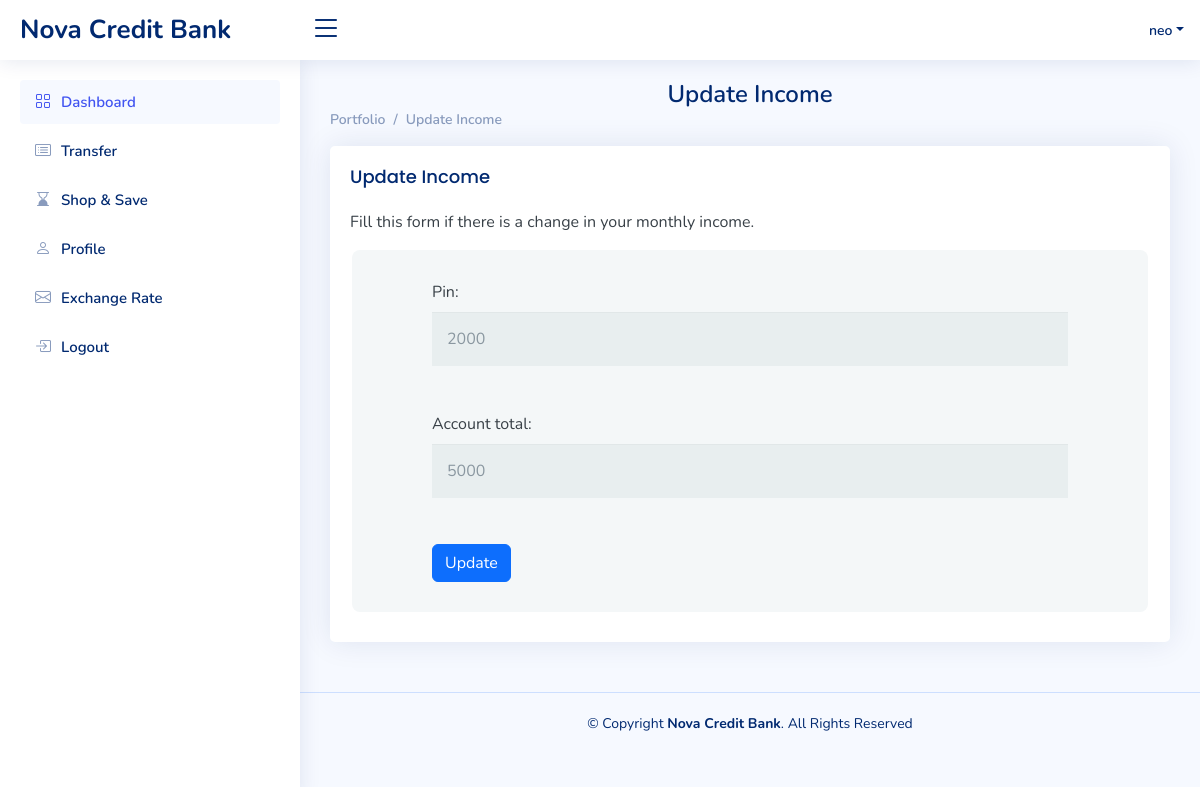
Page /update-income/ (signed in) on the earlier database version.
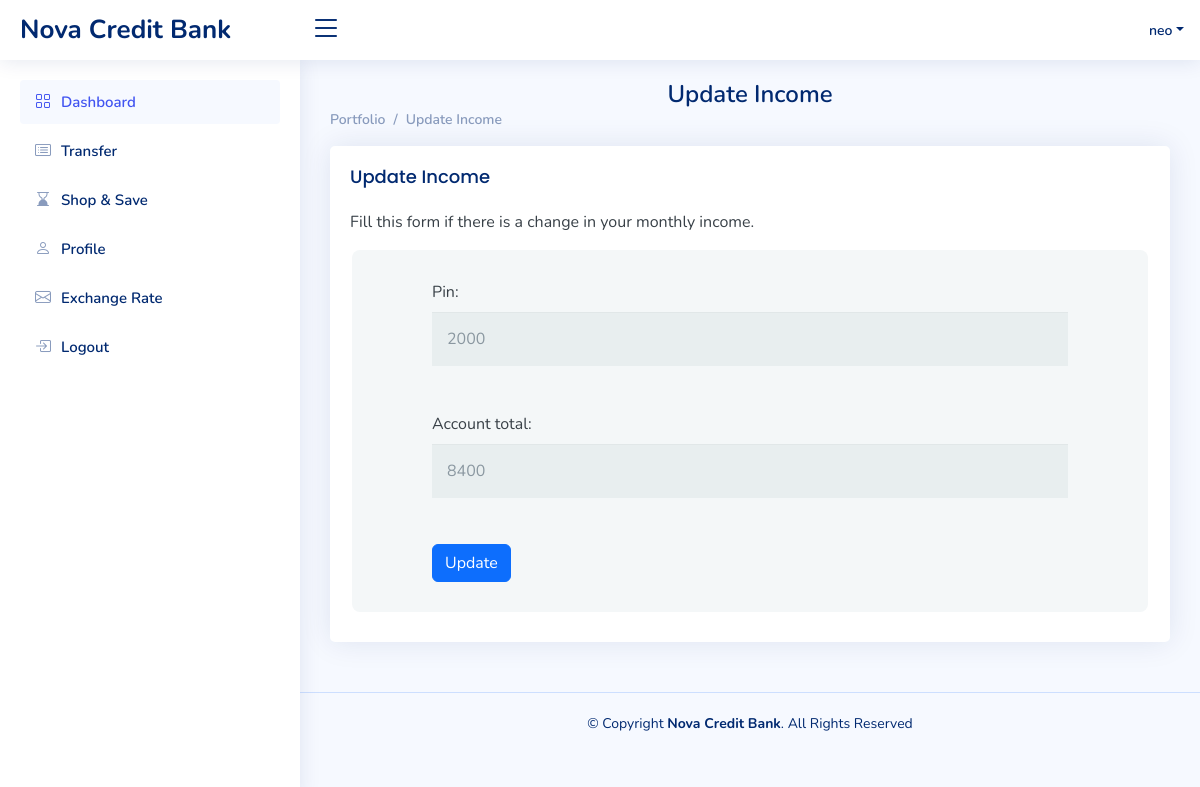
Same page on the later database version.
### novabank/models.py (models this page shows, shortened)
class Portfolio(models.Model):
    username= models.OneToOneField(User, on_delete=models.CASCADE, blank=True, null=True)
    first_name = models.CharField(max_length=500, blank= True, null = True)
    last_name = models.CharField(max_length=200, blank= True, null = True)
    city = models.CharField(max_length=200, blank= True, null = True)
    Country = models.CharField(max_length=200, blank= True, null = True)
    state = models.CharField(max_length=200, blank= True, null = True)
    address = models.CharField(max_length=200, blank= True, null = True)
    phone_number = models.IntegerField( blank= True, null = True)
    zipcode = models.IntegerField( blank= True, null = True)
    profile_image = models.ImageField(blank=True, null=True, upload_to="images/")
    account_total = models.IntegerField(blank= True, null = True)
    pin = models.IntegerField(null= True, blank= True)

### novabank/views.py (the view)
# urls.py: path('update-income/', views.updatebalance, name = 'updatebalance'),
def updatebalance(request):
    log_user = request.user.id
    portfolio_instance, created = Portfolio.objects.get_or_create(username=log_user)
    if request.method == 'POST':
        update_pin_form = PortfolioUpdateForm(request.POST, instance=portfolio_instance)
        if update_pin_form.is_valid():
            update_pin_form.save()
            messages.success(request, 'PIN and balance updated successfully.')
            return redirect('portfolio')
    else:
        update_pin_form = PortfolioUpdateForm(instance=portfolio_instance)
    return render(request, 'updatebalance.html', {'update_pin_form': update_pin_form})

### novabank/forms.py
class PortfolioUpdateForm(forms.ModelForm):
    class Meta:
        model = Portfolio
        fields = ['pin', 'account_total']

### novabank/templates/updatebalance.html (shortened to what this page needs)
{% load static %}
<!DOCTYPE html>
<html lang="en">
<head>
  <link href="{% static 'dashboard_assets/vendor/bootstrap/css/bootstrap.min.css' %}" rel="stylesheet">
  <link href="{% static 'dashboard_assets/vendor/bootstrap-icons/bootstrap-icons.css' %}" rel="stylesheet">
  <link href="{% static 'dashboard_assets/vendor/boxicons/css/boxicons.min.css' %}" rel="stylesheet">
  <link href="{% static 'dashboard_assets/vendor/quill/quill.snow.css' %}" rel="stylesheet">
  <link href="{% static 'dashboard_assets/vendor/quill/quill.bubble.css' %}" rel="stylesheet">
  <link href="{% static 'dashboard_assets/vendor/remixicon/remixicon.css' %}" rel="stylesheet">
  <link href="{% static 'dashboard_assets/vendor/simple-datatables/style.css' %}" rel="stylesheet">
  <link href="{% static 'dashboard_assets/css/style.css' %}" rel="stylesheet">
</head>
<body>
  <header id="header" class="header fixed-top d-flex align-items-center">
    <div class="d-flex align-items-center justify-content-between">
      <a href="{% url 'portfolio' %}" class="logo d-flex align-items-center">
        <span class="d-none d-lg-block">Nova Credit Bank</span>
      </a>
      <i class="bi bi-list toggle-sidebar-btn"></i>
    </div>
    <nav class="header-nav ms-auto">
      <ul class="d-flex align-items-center">
        <li class="nav-item dropdown pe-3">
          <a class="nav-link nav-profile d-flex align-items-center pe-0" href="#" data-bs-toggle="dropdown">
            <span class="d-none d-md-block dropdown-toggle ps-2">{{user.username}}</span>
          </a>
        </li>
      </ul>
    </nav>
  </header>
  <aside id="sidebar" class="sidebar">
    <ul class="sidebar-nav" id="sidebar-nav">
      <li class="nav-item">
        <a class="nav-link " href="{% url 'portfolio' %}">
          <i class="bi bi-grid"></i>
          <span>Dashboard</span>
        </a>
      </li>
      <li class="nav-item">
        <a class="nav-link collapsed" href="{% url 'transfer' %}">
          <i class="bi bi-card-list"></i>
          <span>Transfer</span>
        </a>
      </li>
      <li class="nav-item">
        <a class="nav-link collapsed" href="{% url 'shoppinglist' %}">
          <i class="bi bi-hourglass-bottom"></i>
          <span>Shop & Save</span>
        </a>
      </li>
      <li class="nav-item">
        <a class="nav-link collapsed" href="{% url 'profile' %}">
          <i class="bi bi-person"></i>
          <span>Profile</span>
        </a>
      </li>
      <li class="nav-item">
        <a class="nav-link collapsed" href="{% url 'exchangerate' %}">
          <i class="bi bi-envelope"></i>
          <span>Exchange Rate</span>
        </a>
      </li>
      <li class="nav-item">
        <a class="nav-link collapsed" href="{% url 'logout' %}">
          <i class="bi bi-box-arrow-in-right"></i>
          <span>Logout</span>
        </a>
      </li>
    </ul>
  </aside>
  <main id="main" class="main">
    <div class="pagetitle">
      <h1>Update Income</h1>
      <nav>
        <ol class="breadcrumb">
          <li class="breadcrumb-item"><a href="{% url 'portfolio' %}">Portfolio</a></li>
          <li class="breadcrumb-item">Update Income</li>
        </ol>
      </nav>
    </div>
    <section class="section">
      <div class="row">
        <div class="col-lg-24">
          <div class="card">
            <div class="card-body">
              <h5 class="card-title">Update Income</h5>
              <p>Fill this form if there is a change in your monthly income.</p>
                <section id="contact" class="contact">
              <form action="{% url 'updatebalance' %}" method="POST">
                  {{ update_pin_form.as_p }}
                  <input class="btn btn-primary" type="submit" value="Update">
              </form>
                </section>
            </div>
          </div>
        </div>
      </div>
    </section>
  </main>
  <footer id="footer" class="footer">
    <div class="copyright">
      &copy; Copyright <strong><span>Nova Credit Bank</span></strong>. All Rights Reserved
    </div>
    <div class="credits">
    </div>
  </footer>
</body>
</html>

Differences in the rows shown:
changed Portfolio: account_total "5000" → "8400"
